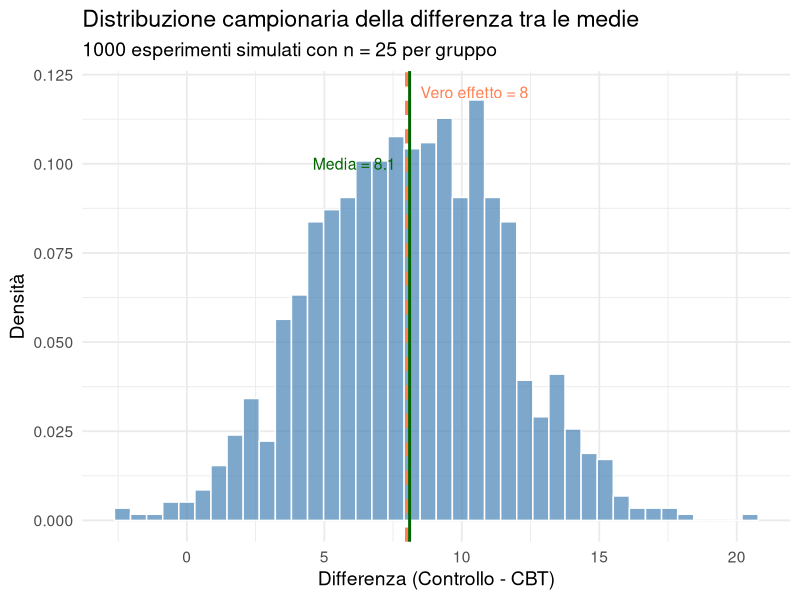
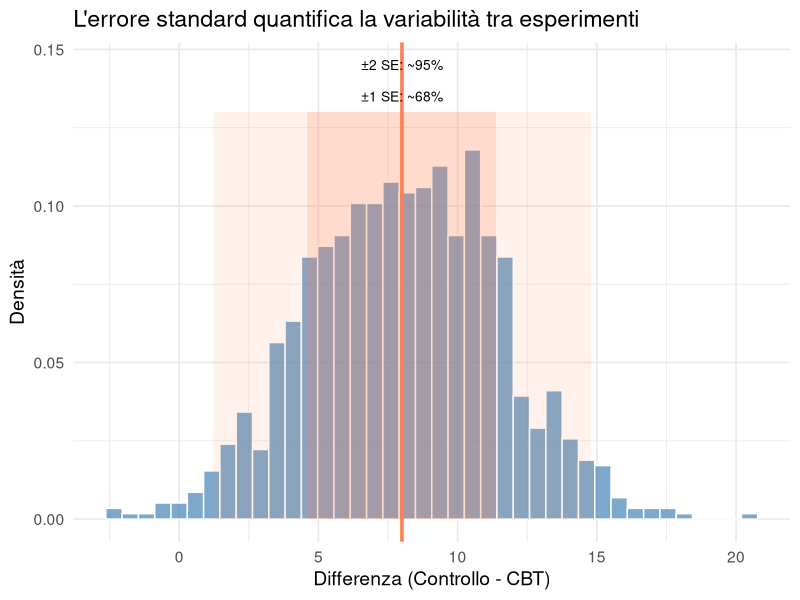
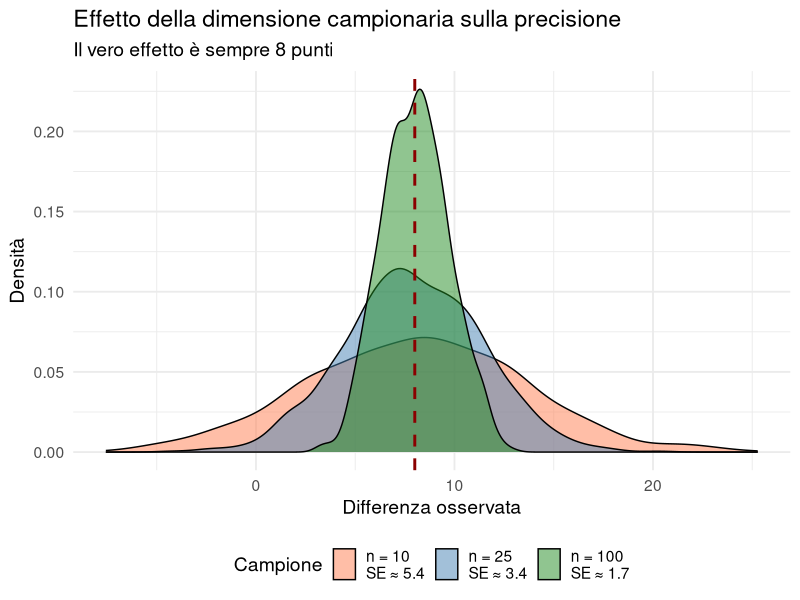

Recreate these plots in R, in order.
## ---- chunk 1
#| echo: false
#| message: false
#| warning: false
library(ggplot2)
library(dplyr)
set.seed(42)
## ---- chunk 2
# -----------------------------
# 1. Parametri della popolazione
# (nella realtà sono sconosciuti)
# -----------------------------

media_controllo <- 55   # media BDI gruppo controllo
media_cbt <- 47         # media BDI gruppo CBT
dev_standard <- 12      # variabilità individuale

# -----------------------------
# 2. Parametri dello studio
# -----------------------------

n_per_gruppo <- 25      # pazienti per gruppo
n_studi <- 1000         # quante volte ripetiamo lo studio
## ---- chunk 3
# Creiamo un contenitore vuoto
# Qui salveremo il risultato di ogni studio
differenze_medie <- numeric(n_studi)

# Ripetiamo lo studio 1000 volte
for (i in 1:n_studi) {

  # 1) Estraiamo un campione dal gruppo di controllo
  gruppo_controllo <- rnorm(
    n = n_per_gruppo,
    mean = media_controllo,
    sd = dev_standard
  )

  # 2) Estraiamo un campione dal gruppo CBT
  gruppo_cbt <- rnorm(
    n = n_per_gruppo,
    mean = media_cbt,
    sd = dev_standard
  )

  # 3) Calcoliamo la media in ciascun gruppo
  media_controllo_studio <- mean(gruppo_controllo)
  media_cbt_studio <- mean(gruppo_cbt)

  # 4) Calcoliamo la differenza tra le due medie
  differenza <- media_controllo_studio - media_cbt_studio

  # 5) Salviamo il risultato di QUESTO studio
  differenze_medie[i] <- differenza
}
## ---- chunk 4
differenze_medie[1:50]
## ---- chunk 5
length(differenze_medie)
## ---- chunk 6
#| echo: false
#| fig-height: 4.5

# Visualizziamo la distribuzione campionaria

df_diff <- data.frame(differenza = differenze_medie)

df_diff |> 
  ggplot(aes(x = differenza)) +
  geom_histogram(
    aes(y = after_stat(density)),
    bins = 40,
    fill = "steelblue",
    alpha = 0.7,
    color = "white"
  ) +
  geom_vline(
    xintercept = 8,
    color = "coral",
    linewidth = 1.2,
    linetype = "dashed"
  ) +
  geom_vline(
    xintercept = mean(differenze_medie),
    color = "darkgreen",
    linewidth = 1
  ) +
  annotate(
    "text",
    x = 8.5,
    y = 0.12,
    label = "Vero effetto = 8",
    color = "coral",
    hjust = 0,
    size = 4
  ) +
  annotate(
    "text",
    x = mean(differenze_medie) - 0.5,
    y = 0.10,
    label = paste0("Media = ", round(mean(differenze_medie), 1)),
    color = "darkgreen",
    hjust = 1,
    size = 4
  ) +
  labs(
    title = "Distribuzione campionaria della differenza tra le medie",
    subtitle = "1000 esperimenti simulati con n = 25 per gruppo",
    x = "Differenza (Controllo - CBT)",
    y = "Densità"
  ) +
  theme_minimal(base_size = 14)
## ---- chunk 7
cat("Media delle differenze:", round(mean(differenze_medie), 2), "\n")
cat("Deviazione standard (errore standard):", round(sd(differenze_medie), 2), "\n")
## ---- chunk 8
# ERRORE STANDARD TEORICO
se_teorico <- dev_standard * sqrt(2 / n_per_gruppo)

# Errore standard dalla simulazione
se_simulato <- sd(differenze_medie)  

cat("SE teorico:", round(se_teorico, 2), "\n")
cat("SE dalla simulazione:", round(se_simulato, 2), "\n")
## ---- chunk 9
#| echo: false

# Visualizzazione SE
df_se <- data.frame(differenza = differenze_medie)

ggplot(df_se, aes(x = differenza)) +
  geom_histogram(aes(y = after_stat(density)), bins = 40, 
                 fill = "steelblue", alpha = 0.7, color = "white") +
  geom_vline(xintercept = 8, color = "coral", linewidth = 1.2) +
  # ±1 SE
  annotate("rect", xmin = 8 - se_teorico, xmax = 8 + se_teorico, 
           ymin = 0, ymax = 0.13, alpha = 0.2, fill = "coral") +
  # ±2 SE
  annotate("rect", xmin = 8 - 2*se_teorico, xmax = 8 + 2*se_teorico, 
           ymin = 0, ymax = 0.13, alpha = 0.1, fill = "coral") +
  annotate("text", x = 8, y = 0.135, label = "±1 SE: ~68%", size = 3.5) +
  annotate("text", x = 8, y = 0.145, label = "±2 SE: ~95%", size = 3.5) +
  labs(title = "L'errore standard quantifica la variabilità tra esperimenti",
       x = "Differenza (Controllo - CBT)", y = "Densità") +
  theme_minimal(base_size = 14)
## ---- chunk 10
#| echo: false

# Confronto per diverse n
set.seed(42)
sim_n10 <- replicate(1000, mean(rnorm(10, 8, dev_standard)) - mean(rnorm(10, 0, dev_standard)))
sim_n25 <- replicate(1000, mean(rnorm(25, 8, dev_standard)) - mean(rnorm(25, 0, dev_standard)))
sim_n100 <- replicate(1000, mean(rnorm(100, 8, dev_standard)) - mean(rnorm(100, 0, dev_standard)))

df_confronto <- data.frame(
  differenza = c(sim_n10, sim_n25, sim_n100),
  n = factor(rep(c("n = 10\nSE ≈ 5.4", "n = 25\nSE ≈ 3.4", "n = 100\nSE ≈ 1.7"), each = 1000),
             levels = c("n = 10\nSE ≈ 5.4", "n = 25\nSE ≈ 3.4", "n = 100\nSE ≈ 1.7"))
)

ggplot(df_confronto, aes(x = differenza, fill = n)) +
  geom_density(alpha = 0.5) +
  geom_vline(xintercept = 8, color = "darkred", linetype = "dashed", linewidth = 1) +
  scale_fill_manual(values = c("coral", "steelblue", "forestgreen")) +
  labs(title = "Effetto della dimensione campionaria sulla precisione",
       subtitle = "Il vero effetto è sempre 8 punti",
       x = "Differenza osservata", y = "Densità", fill = "Campione") +
  theme_minimal(base_size = 14) +
  theme(legend.position = "bottom")
